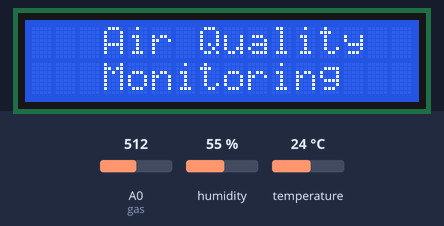
Recording of a sketch running on a simulated ESP8266 (NodeMCU). On the bench: 16×2 character LCD. Inputs (shaded band) come from the test bench; at power-on: temperature 24 °C, A0 (gas) = 512, humidity 55 %. WiFi joins after 1.5 s; servers stay silent unless stated; what the sketch prints to the serial monitor is not drawn.

Above: at 2.0 s.
At 5.2 s:
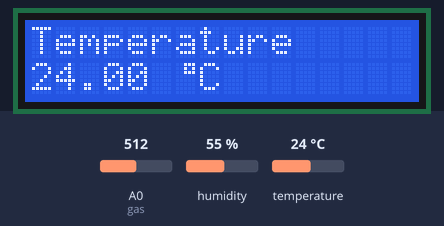
5.3 s: temperature set to 12 °C
At 17.0 s:
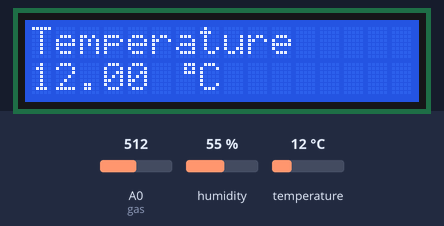
17.6 s: temperature set to 19 °C
At 29.4 s:
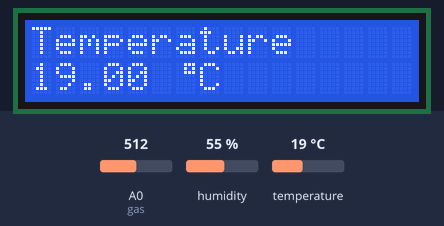
29.7 s: temperature set to 28 °C
At 42.0 s:
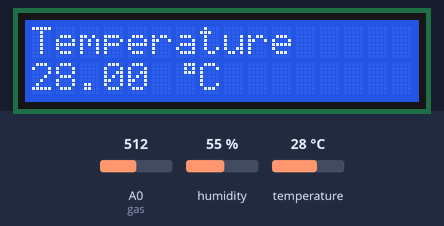
Timing chart, 0 to 43.5 s (numbered marks = the images above; inputs shaded):
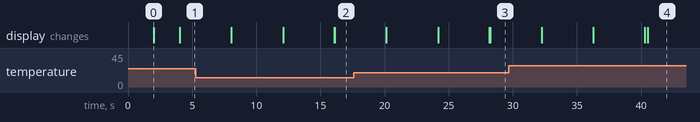

The sketch:

air_quality.ino
```cpp
#define BLYNK_TEMPLATE_ID "TMPL2EFX1sppg"
#define BLYNK_TEMPLATE_NAME "Air Quality Monitoring"
#define BLYNK_AUTH_TOKEN "snZ4B3hrwUPDPT79FFO0lLgAvT_mprRg"

#define BLYNK_PRINT Serial
#include <ESP8266WiFi.h>
#include <BlynkSimpleEsp8266.h>
#include <DHT.h>
#include <Wire.h>
#include <LiquidCrystal_I2C.h>

LiquidCrystal_I2C lcd(0x27, 16, 2);
char auth[] = BLYNK_AUTH_TOKEN;
char ssid[] = "Pixel 7a";
char pass[] = "Vedant369";

BlynkTimer timer;
int gas = A0;
#define DHTPIN 2
#define DHTTYPE DHT11
DHT dht(DHTPIN, DHTTYPE);

// ThingSpeak
WiFiClient client;
String apiKey = "LVVMPZUGTS82J2IM";
const char *server = "api.thingspeak.com";

byte degree_symbol[8] = {
  0b00111,
  0b00101,
  0b00111,
  0b00000,
  0b00000,
  0b00000,
  0b00000,
  0b00000
};

void sendToThingSpeak(float temperature, float humidity, int airQuality) {
  if (client.connect(server, 80)) {
    String postStr = "api_key=" + apiKey;
    postStr += "&field1=" + String(temperature);
    postStr += "&field2=" + String(humidity);
    postStr += "&field3=" + String(airQuality);
    postStr += "\r\n\r\n";

    client.print("POST /update HTTP/1.1\n");
    client.print("Host: api.thingspeak.com\n");
    client.print("Connection: close\n");
    client.print("Content-Type: application/x-www-form-urlencoded\n");
    client.print("Content-Length: ");
    client.print(postStr.length());
    client.print("\n\n");
    client.print(postStr);

    Serial.println("✅ Sent to ThingSpeak");
  }
  client.stop();
}

void sendSensor() {
  float h = dht.readHumidity();
  float t = dht.readTemperature();
  int analogSensor = analogRead(gas);

  if (isnan(h) || isnan(t)) {
    Serial.println("❌ Failed to read from DHT sensor!");
  } else {
    Serial.print("🌡 Temp: "); Serial.print(t); Serial.print(" °C  |  💧 Humidity: ");
    Serial.print(h); Serial.print(" %  |  Gas: "); Serial.println(analogSensor);
  }

  Blynk.virtualWrite(V0, t);
  Blynk.virtualWrite(V1, h);
  Blynk.virtualWrite(V2, analogSensor);
  sendToThingSpeak(t, h, analogSensor);
}

void setup() {
  Serial.begin(115200);
  delay(100);
  Serial.println("Connecting to Wi-Fi...");

  pinMode(gas, INPUT);
  Blynk.begin(auth, ssid, pass);
  dht.begin();
  timer.setInterval(30000L, sendSensor);

  Wire.begin();
  lcd.begin(16, 2);
  lcd.createChar(1, degree_symbol);
  lcd.backlight();
  lcd.clear();
  lcd.setCursor(3, 0);
  lcd.print("Air Quality");
  lcd.setCursor(3, 1);
  lcd.print("Monitoring");
  delay(2000);
  lcd.clear();
}

void loop() {
  Blynk.run();
  timer.run();

  float h = dht.readHumidity();
  float t = dht.readTemperature();
  int gasValue = analogRead(gas);

  lcd.setCursor(0, 0); lcd.print("Temperature ");
  lcd.setCursor(0, 1); lcd.print(t); lcd.setCursor(6, 1); lcd.write(1);
  lcd.setCursor(7, 1); lcd.print("C");
  delay(4000); lcd.clear();

  lcd.setCursor(0, 0); lcd.print("Humidity "); lcd.print(h); lcd.print("%");
  delay(4000); lcd.clear();

  lcd.setCursor(0, 0); lcd.print("Gas Value: "); lcd.print(gasValue);
  lcd.setCursor(0, 1);
  if (gasValue < 500) {
    lcd.print("Fresh Air");
    Serial.println("Fresh Air");
  } else {
    lcd.print("Bad Air");
    Serial.println("Bad Air");
    Blynk.logEvent("pollution_alert", "Bad Air");
  }
  delay(4000);
  lcd.clear();
}
```

Measured:
- what the display in image 0 shows lasts 2.0 s, from 2.0 s to 4.0 s
